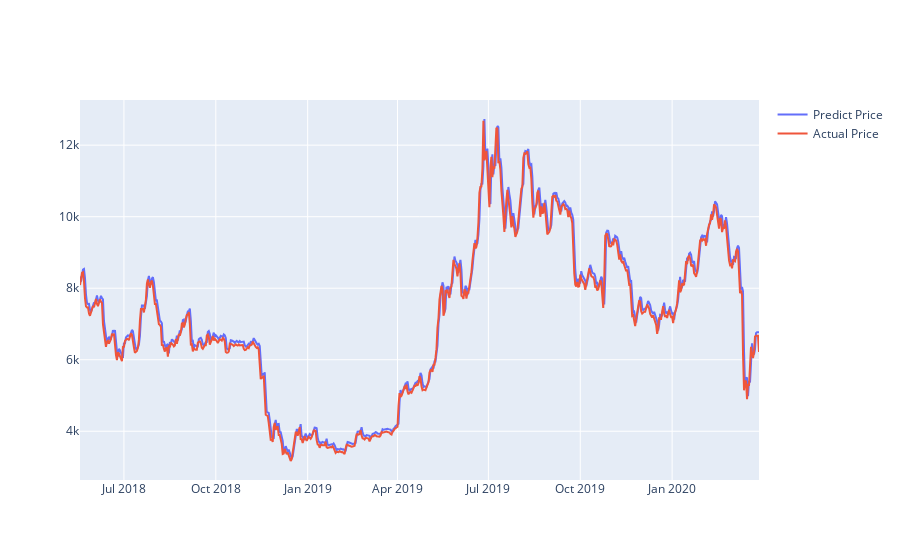

Notebook code cell kept with this figure:
### Code cell
predictDates = data.tail(len(testX)).index

testY_reshape = testY_inverse.reshape(len(testY_inverse))
yhat_reshape = yhat_inverse.reshape(len(yhat_inverse))

actual_chart = go.Scatter(x=predictDates, y=testY_reshape, name= 'Actual Price')
predict_chart = go.Scatter(x=predictDates, y=yhat_reshape, name= 'Predict Price')
py.iplot([predict_chart, actual_chart])

### Figure 1 — Plotly figure (JSON) as saved in the notebook; plotly's stock layout.template omitted (floating-point values rounded to 4 significant figures; data arrays with more than 128 entries replaced by an {"elided": "..."} marker saying what was removed)
{"data": [{"name": "Predict Price", "type": "scatter", "x": {"elided": "681 str values"}, "y": {"elided": "681 float values"}}, {"name": "Actual Price", "type": "scatter", "x": {"elided": "681 str values"}, "y": {"elided": "681 float values"}}], "layout": {}}
